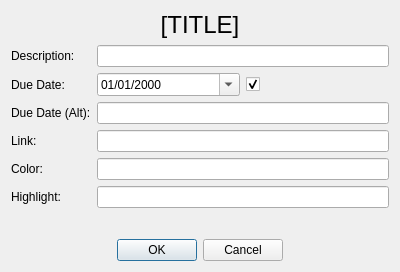
<?xml version="1.0" encoding="UTF-8"?>
<ui version="4.0">
 <class>entryDialog</class>
 <widget class="QDialog" name="entryDialog">
  <property name="geometry">
   <rect>
    <x>0</x>
    <y>0</y>
    <width>400</width>
    <height>272</height>
   </rect>
  </property>
  <property name="windowTitle">
   <string>Add Entry</string>
  </property>
  <layout class="QVBoxLayout" name="verticalLayout">
   <item>
    <layout class="QFormLayout" name="formLayout">
     <item row="1" column="0">
      <widget class="QLabel" name="descriptionLabel">
       <property name="text">
        <string>Description: </string>
       </property>
      </widget>
     </item>
     <item row="1" column="1">
      <widget class="QLineEdit" name="entry_desc"/>
     </item>
     <item row="0" column="0" colspan="2">
      <widget class="QLabel" name="title">
       <property name="font">
        <font>
         <pointsize>18</pointsize>
        </font>
       </property>
       <property name="text">
        <string>[TITLE]</string>
       </property>
       <property name="alignment">
        <set>Qt::AlignCenter</set>
       </property>
      </widget>
     </item>
     <item row="2" column="0">
      <widget class="QLabel" name="dueDateLabel">
       <property name="text">
        <string>Due Date: </string>
       </property>
      </widget>
     </item>
     <item row="2" column="1">
      <widget class="QWidget" name="due_hbox" native="true">
       <layout class="QHBoxLayout" name="horizontalLayout_2">
        <property name="leftMargin">
         <number>0</number>
        </property>
        <property name="topMargin">
         <number>0</number>
        </property>
        <property name="rightMargin">
         <number>0</number>
        </property>
        <property name="bottomMargin">
         <number>0</number>
        </property>
        <item>
         <widget class="QDateTimeEdit" name="entry_due">
          <property name="displayFormat">
           <string>MM/dd/yyyy</string>
          </property>
          <property name="calendarPopup">
           <bool>true</bool>
          </property>
         </widget>
        </item>
        <item>
         <widget class="QCheckBox" name="entry_due_checkbox">
          <property name="enabled">
           <bool>true</bool>
          </property>
          <property name="text">
           <string/>
          </property>
          <property name="checked">
           <bool>true</bool>
          </property>
         </widget>
        </item>
       </layout>
      </widget>
     </item>
     <item row="3" column="0">
      <widget class="QLabel" name="dueDateAltLabel">
       <property name="text">
        <string>Due Date (Alt):</string>
       </property>
      </widget>
     </item>
     <item row="3" column="1">
      <widget class="QLineEdit" name="entry_due_alt"/>
     </item>
     <item row="4" column="0">
      <widget class="QLabel" name="linkLabel">
       <property name="text">
        <string>Link:</string>
       </property>
      </widget>
     </item>
     <item row="4" column="1">
      <widget class="QLineEdit" name="entry_link"/>
     </item>
     <item row="5" column="0">
      <widget class="QLabel" name="colorLabel">
       <property name="text">
        <string>Color:</string>
       </property>
      </widget>
     </item>
     <item row="5" column="1">
      <widget class="QLineEdit" name="entry_color"/>
     </item>
     <item row="6" column="0">
      <widget class="QLabel" name="highlightLabel">
       <property name="text">
        <string>Highlight:</string>
       </property>
      </widget>
     </item>
     <item row="6" column="1">
      <widget class="QLineEdit" name="entry_highlight"/>
     </item>
    </layout>
   </item>
   <item>
    <widget class="QDialogButtonBox" name="buttonBox">
     <property name="layoutDirection">
      <enum>Qt::LeftToRight</enum>
     </property>
     <property name="orientation">
      <enum>Qt::Horizontal</enum>
     </property>
     <property name="standardButtons">
      <set>QDialogButtonBox::Cancel|QDialogButtonBox::Ok</set>
     </property>
     <property name="centerButtons">
      <bool>true</bool>
     </property>
    </widget>
   </item>
  </layout>
 </widget>
 <resources/>
 <connections>
  <connection>
   <sender>buttonBox</sender>
   <signal>accepted()</signal>
   <receiver>entryDialog</receiver>
   <slot>accept()</slot>
   <hints>
    <hint type="sourcelabel">
     <x>248</x>
     <y>254</y>
    </hint>
    <hint type="destinationlabel">
     <x>157</x>
     <y>274</y>
    </hint>
   </hints>
  </connection>
  <connection>
   <sender>buttonBox</sender>
   <signal>rejected()</signal>
   <receiver>entryDialog</receiver>
   <slot>reject()</slot>
   <hints>
    <hint type="sourcelabel">
     <x>316</x>
     <y>260</y>
    </hint>
    <hint type="destinationlabel">
     <x>286</x>
     <y>274</y>
    </hint>
   </hints>
  </connection>
 </connections>
</ui>
